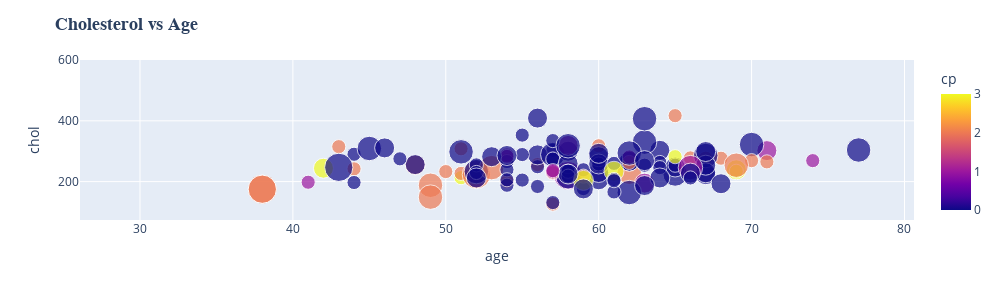

Notebook cell for this chart:
### Code cell
fig = px.scatter(data_frame=df, x='age', y='chol', color='cp', size='ca', hover_data=['oldpeak'])
fig.update_layout(title_text='<b> Cholesterol vs Age <b>', title_font={'size': 18, 'family':'candara'})
fig.update_layout(width=1000, height=300)
fig.show()

### Figure 1 — Plotly figure (JSON) as saved in the notebook; plotly's stock layout.template omitted (floating-point values rounded to 4 significant figures; data arrays with more than 128 entries replaced by an {"elided": "..."} marker saying what was removed)
{"data": [{"customdata": {"elided": "303x1 float values"}, "hovertemplate": "age=%{x}<br>chol=%{y}<br>ca=%{marker.size}<br>oldpeak=%{customdata[0]}<br>cp=%{marker.color}<extra></extra>", "legendgroup": "", "marker": {"color": {"elided": "303 int values"}, "coloraxis": "coloraxis", "size": {"elided": "303 int values"}, "sizemode": "area", "sizeref": 0.01, "symbol": "circle"}, "mode": "markers", "name": "", "orientation": "v", "showlegend": false, "type": "scatter", "x": {"elided": "303 int values"}, "xaxis": "x", "y": {"elided": "303 int values"}, "yaxis": "y"}], "layout": {"coloraxis": {"colorbar": {"title": {"text": "cp"}}, "colorscale": [[0, "#0d0887"], [0.1111, "#46039f"], [0.2222, "#7201a8"], [0.3333, "#9c179e"], [0.4444, "#bd3786"], [0.5556, "#d8576b"], [0.6667, "#ed7953"], [0.7778, "#fb9f3a"], [0.8889, "#fdca26"], [1, "#f0f921"]]}, "height": 300, "legend": {"itemsizing": "constant", "tracegroupgap": 0}, "margin": {"t": 60}, "title": {"font": {"family": "candara", "size": 18}, "text": "<b> Cholesterol vs Age <b>"}, "width": 1000, "xaxis": {"anchor": "y", "domain": [0, 1], "title": {"text": "age"}}, "yaxis": {"anchor": "x", "domain": [0, 1], "title": {"text": "chol"}}}}
